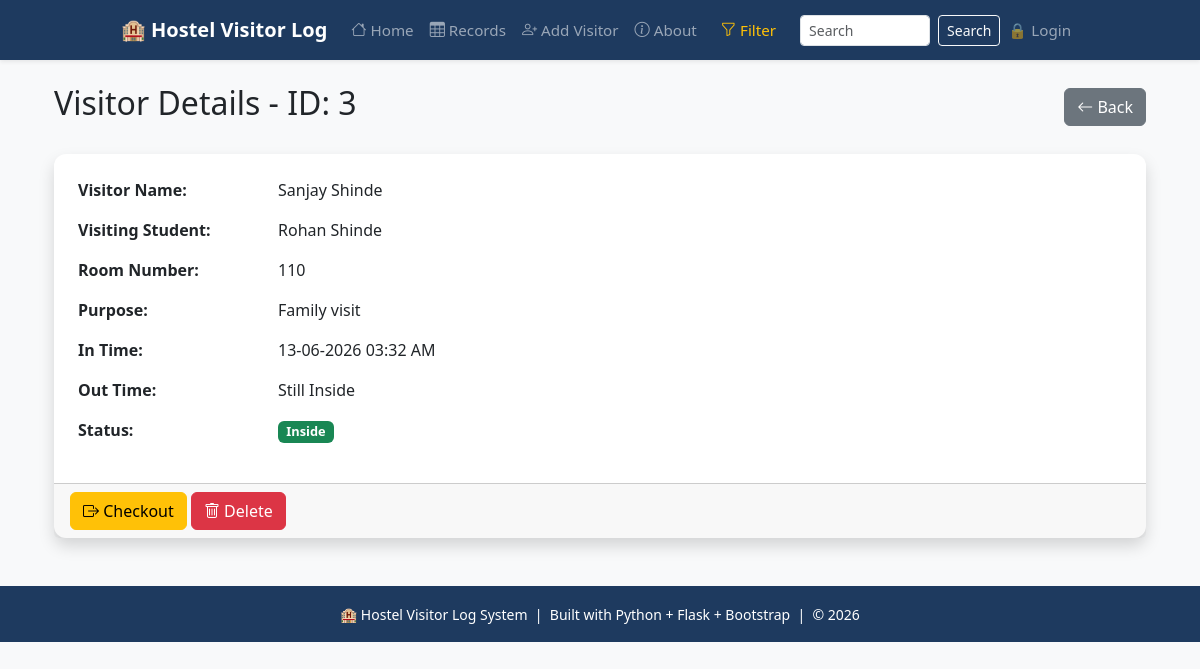
Screenshot of /details/3 with the database file from the repository.
### tables this page shows
CREATE TABLE visitors (
            id INTEGER PRIMARY KEY AUTOINCREMENT,
            visitor_name TEXT NOT NULL,
            student_name TEXT NOT NULL,
            room_number TEXT NOT NULL,
            purpose TEXT NOT NULL,
            in_time TEXT NOT NULL,
            out_time TEXT NOT NULL DEFAULT 'Still Inside',
            status TEXT DEFAULT 'Inside'
        );

### app.py (the view)
@app.route('/details/<int:id>')
def details(id):
    conn = get_db()
    visitor = conn.execute('SELECT * FROM visitors WHERE id = ?', (id,)).fetchone()
    conn.close()
    if visitor is None:
        flash('Visitor not found', 'danger')
        return redirect(url_for('records'))
    return render_template('details.html', visitor=visitor)

### app.py (called while the page is built)
def get_db():
    conn = sqlite3.connect('database.db')
    conn.row_factory = sqlite3.Row
    return conn

@app.context_processor
def inject_user():
    return dict(current_user=session.get('username'))

### templates/details.html (shortened to what this page needs)
{% extends 'base.html' %}
{% block content %}
<div class="container mt-4">
    <div class="d-flex justify-content-between align-items-center mb-4">
        <h2>Visitor Details - ID: {{ visitor['id'] }}</h2>
        <a href="{{ url_for('records') }}" class="btn btn-secondary">
            <i class="bi bi-arrow-left"></i> Back
        </a>
    </div>
    <div class="card shadow">
        <div class="card-body">
            <table class="table table-borderless">
                <tr>
                    <th width="200">Visitor Name:</th>
                    <td>{{ visitor['visitor_name'] }}</td>
                </tr>
                <tr>
                    <th>Visiting Student:</th>
                    <td>{{ visitor['student_name'] }}</td>
                </tr>
                <tr>
                    <th>Room Number:</th>
                    <td>{{ visitor['room_number'] }}</td>
                </tr>
                <tr>
                    <th>Purpose:</th>
                    <td>{{ visitor['purpose'] }}</td>
                </tr>
                <tr>
                    <th>In Time:</th>
                    <td>{{ visitor['in_time'] }}</td>
                </tr>
                <tr>
                    <th>Out Time:</th>
                    <td>{{ visitor['out_time'] }}</td>
                </tr>
                <tr>
                    <th>Status:</th>
                    <td>
                        <span class="badge {% if visitor['status'] == 'Inside' %}bg-success{% else %}bg-secondary{% endif %}">
                            {{ visitor['status'] }}
                        </span>
                    </td>
                </tr>
            </table>
        </div>
        <div class="card-footer">
            {% if visitor['status'] == 'Inside' %}
            <a href="{{ url_for('checkout_visitor', id=visitor['id']) }}" class="btn btn-warning">
                <i class="bi bi-box-arrow-right"></i> Checkout
            </a>
            {% endif %}
            <form action="{{ url_for('delete_visitor', id=visitor['id']) }}" method="POST" style="display:inline;">
                <button type="submit" class="btn btn-danger"
                        onclick="return confirm('Delete this record?')">
                    <i class="bi bi-trash"></i> Delete
                </button>
            </form>
        </div>
    </div>
</div>
{% endblock %}

### templates/base.html (style rules this page uses)
:root { --brand: #1e3a5f; }
body { background-color: #f8f9fa; }
.card { border: none; border-radius: 12px; box-shadow: 0 2px 8px rgba(0,0,0,0.08); transition: transform 0.2s, box-shadow 0.2s; }
.badge { font-size: 0.8rem; }

### rows the page displays
visitors: id "3", visitor_name "Sanjay Shinde", student_name "Rohan Shinde", room_number "110", purpose "Family visit", in_time "13-06-2026 03:32 AM", out_time "Still Inside", status "Inside"
